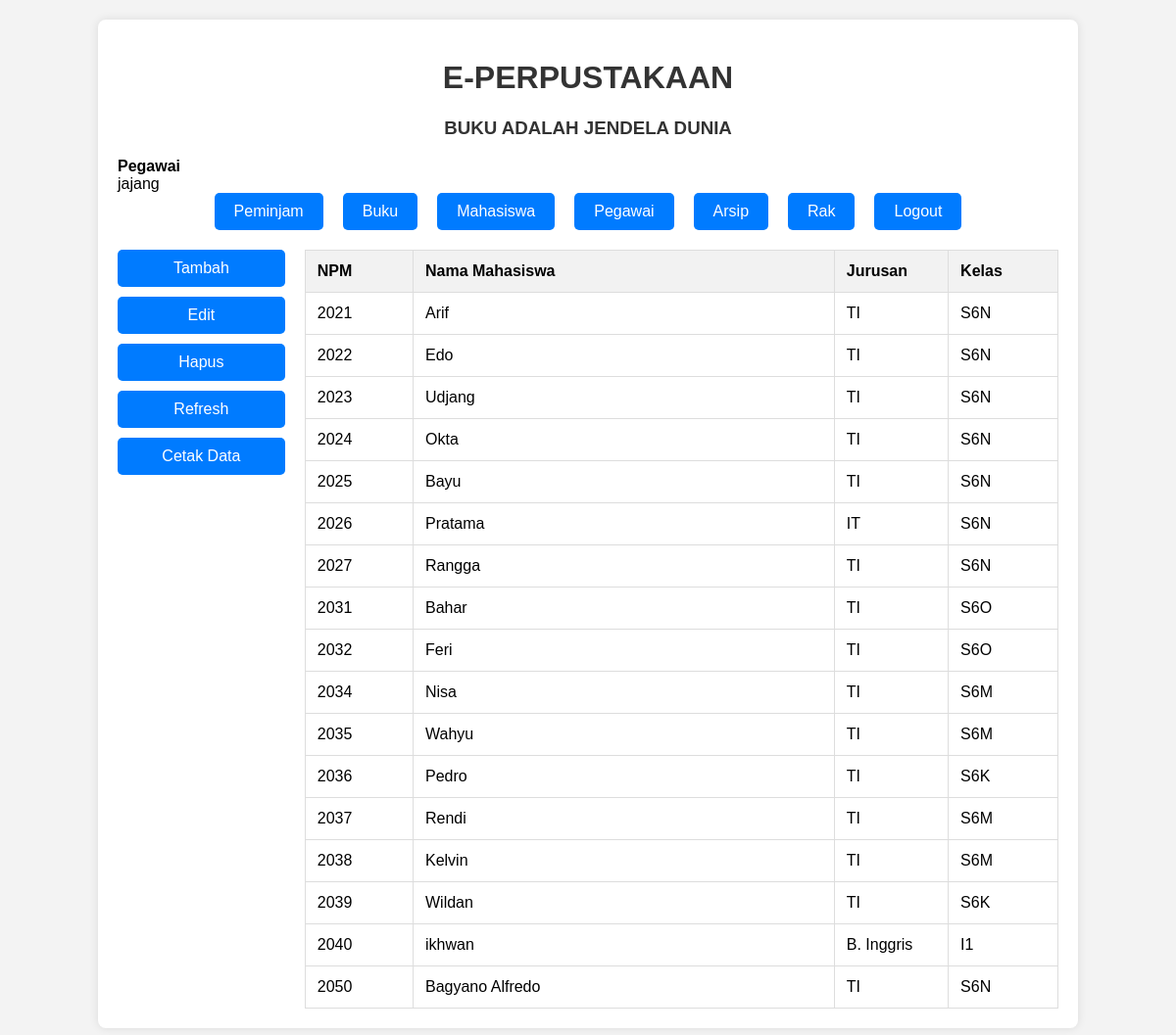
The page /perpus/mahasiswa/mahasiswa.php (signed in) on the database its author committed.
### tables this page shows
CREATE TABLE `pegawai` (
  `nip` varchar(16) NOT NULL,
  `id_users` int(11) NOT NULL,
  `nama_pegawai` varchar(30) NOT NULL
);

CREATE TABLE `mahasiswa` (
  `npm` varchar(16) NOT NULL,
  `nama_mahasiswa` varchar(30) NOT NULL,
  `jurusan` varchar(20) NOT NULL,
  `kelas` varchar(5) NOT NULL
);

### perpus/mahasiswa/mahasiswa.php (the view, shortened to what this page needs)
<?php
include('db.php');
$username = $_SESSION['username'];
$stmt = $conn->prepare("SELECT id FROM users WHERE username = ?");
$stmt->bind_param("s", $username);
$stmt->execute();
$result = $stmt->get_result();
$user = $result->fetch_assoc();
$id_users = $user['id'];
$stmt = $conn->prepare("SELECT nama_pegawai FROM pegawai WHERE id_users = ?");
$stmt->bind_param("i", $id_users);
$stmt->execute();
$result = $stmt->get_result();
$pegawai = $result->fetch_assoc();
$namaPegawai = $pegawai['nama_pegawai'];
?>
<!DOCTYPE html>
<html>
<head>
    <link rel="stylesheet" type="text/css" href="style.css">
</head>
<body>
<div class="container">
    <h1>E-PERPUSTAKAAN</h1>
    <h3>BUKU ADALAH JENDELA DUNIA </h3>
    <div>
<strong>Pegawai</strong><br>
<?php echo $namaPegawai; ?>
</div>
    <div class="navbar">
        <a href="../pinjam/peminjaman.php">Peminjam</a>
        <a href="../buku/buku.php">Buku</a>
        <a href="mahasiswa.php">Mahasiswa</a>
        <a href="../pegawai/pegawai.php">Pegawai</a>
        <a href="../arsip/arsip.php">Arsip</a>
        <a href="../rak/rak.php">Rak</a>
        <a href="logout.php">Logout</a>
    </div>
    <div class="main-content">
        <div class="sidebar">
            <button onclick="addRecord()">Tambah</button>
            <button onclick="editRecord()">Edit</button>
            <button onclick="deleteRecord()">Hapus</button>
            <button onclick="window.location.reload();">Refresh</button>
            <button onclick="window.print();">Cetak Data</button>
        </div>
<div class="printable">
    <table>
        <thead>
            <tr>
                <th width="100px">NPM</th>
                <th width="500px">Nama Mahasiswa</th>
                <th width="100px">Jurusan</th>
                <th width="100px">Kelas</th>
            </tr>
        </thead>
        <tbody>
            <?php
            $sql = "select*from mahasiswa order by npm asc";
            $result = $conn->query($sql);
            if ($result->num_rows > 0) {
                while($row = $result->fetch_assoc()) {
                    echo "<tr>";
                    echo "<td>" . $row["npm"] . "</td>";
                    echo "<td>" . $row["nama_mahasiswa"] . "</td>";
                    echo "<td>" . $row["jurusan"] . "</td>";
                    echo "<td>" . $row["kelas"] . "</td>";
                    echo "</tr>";
                }
            } else {
                echo "<tr><td colspan='6'>No records found</td></tr>";
            }
            ?>
        </tbody>
    </table>
</div>
</div>
</body>
</html>

### perpus/mahasiswa/style.css (style rules this page uses)
body { font-family: Arial, sans-serif; background-color: #f3f3f3; margin: 0; padding: 0; }
.container { width: 80%; margin: 20px auto; background-color: #fff; padding: 20px; border-radius: 8px; box-shadow: 0 0 10px rgba(0, 0, 0, 0.1); }
h1, h3 { text-align: center; color: #333; position: relative; }
.navbar { display: flex; justify-content: center; margin-bottom: 20px; }
.navbar a { padding: 10px 20px; margin: 0 10px; background-color: #007bff; color: #fff; text-decoration: none; border-radius: 5px; transition: background-color 0.3s; }
.main-content { display: flex; }
.sidebar { width: 200px; display: flex; flex-direction: column; gap: 10px; margin-right: 20px; }
.sidebar button { padding: 10px; font-size: 16px; background-color: #007bff; color: #fff; border: none; cursor: pointer; border-radius: 5px; transition: background-color 0.3s; }
table { width: 100%; border-collapse: collapse; }
table, th, td { border: 1px solid #ddd; }
th, td { padding: 12px; text-align: left; }
th { background-color: #f2f2f2; }

### rows shown on the page
pegawai: nama_pegawai "jajang"
mahasiswa: npm "2021", nama_mahasiswa "Arif", jurusan "TI", kelas "S6N"
mahasiswa: npm "2022", nama_mahasiswa "Edo", jurusan "TI", kelas "S6N"
mahasiswa: npm "2023", nama_mahasiswa "Udjang", jurusan "TI", kelas "S6N"
mahasiswa: npm "2024", nama_mahasiswa "Okta", jurusan "TI", kelas "S6N"
mahasiswa: npm "2025", nama_mahasiswa "Bayu", jurusan "TI", kelas "S6N"
mahasiswa: npm "2026", nama_mahasiswa "Pratama", jurusan "IT", kelas "S6N"
mahasiswa: npm "2027", nama_mahasiswa "Rangga", jurusan "TI", kelas "S6N"
mahasiswa: npm "2031", nama_mahasiswa "Bahar", jurusan "TI", kelas "S6O"
mahasiswa: npm "2032", nama_mahasiswa "Feri", jurusan "TI", kelas "S6O"
mahasiswa: npm "2034", nama_mahasiswa "Nisa", jurusan "TI", kelas "S6M"
mahasiswa: npm "2035", nama_mahasiswa "Wahyu", jurusan "TI", kelas "S6M"
mahasiswa: npm "2036", nama_mahasiswa "Pedro", jurusan "TI", kelas "S6K"
mahasiswa: npm "2037", nama_mahasiswa "Rendi", jurusan "TI", kelas "S6M"
mahasiswa: npm "2038", nama_mahasiswa "Kelvin", jurusan "TI", kelas "S6M"
mahasiswa: npm "2039", nama_mahasiswa "Wildan", jurusan "TI", kelas "S6K"
mahasiswa: npm "2040", nama_mahasiswa "ikhwan", jurusan "B. Inggris", kelas "I1"
mahasiswa: npm "2050", nama_mahasiswa "Bagyano Alfredo", jurusan "TI", kelas "S6N"
